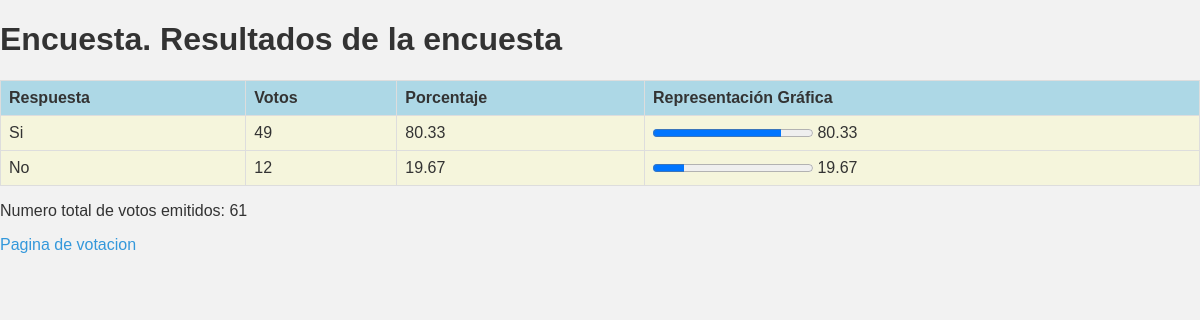
/encuesta_resultados.php, run on the app's committed database.
### tables this page shows
CREATE TABLE votos(
    ID INT(3) unsigned NOT NULL auto_increment PRIMARY KEY,
    votos1 INT(10) unsigned NOT NULL default '0',
    votos2 INT(10) unsigned NOT NULL default '0'
);

### encuesta_resultados.php (the view, shortened to what this page needs)
<?php
include("conectar.php");
$recuento_si = "SELECT votos1 FROM votos";
$recuento_no = "SELECT votos2 FROM votos";
$respuesta_si = mysqli_query($conexion, $recuento_si);
$respuesta_no = mysqli_query($conexion, $recuento_no);
if ($respuesta_si && $respuesta_no) {
    $si_correcto = mysqli_fetch_assoc($respuesta_si);
    $no_correcto = mysqli_fetch_assoc($respuesta_no);
    $valor_si = $si_correcto["votos1"];
    $valor_no = $no_correcto["votos2"];
}
$total = $valor_si + $valor_no;
$porcentaje_si = number_format((($valor_si / $total) * 100), 2);
$porcentaje_no = number_format((($valor_no / $total) * 100), 2);
?>
<!DOCTYPE html>
<html lang="es">
<head>
</head>
<body>
    <h1>Encuesta. Resultados de la encuesta</h1>
    <table>
        <thead>
            <tr>
                <th>Respuesta</th>
                <th>Votos</th>
                <th>Porcentaje</th>
                <th>Representación Gráfica</th>
            </tr>
        </thead>
        <tbody>
            <tr>
                <td>Si</td>
                <td>
                    <?php echo $valor_si ?>
                </td>
                <td>
                    <?php echo $porcentaje_si ?>
                </td>
                <td>
                    <progress value="<?php echo $porcentaje_si ?>" max="100"></progress>
                    <span>
                        <?php echo $porcentaje_si ?>
                    </span>
                </td>
            </tr>
            <tr>
                <td>No</td>
                <td>
                    <?php echo $valor_no ?>
                </td>
                <td>
                    <?php echo $porcentaje_no ?>
                </td>
                <td>
                    <progress value="<?php echo $porcentaje_no ?>" max="100"></progress>
                    <span>
                        <?php echo $porcentaje_no ?>
                    </span>
                </td>
            </tr>
        </tbody>
    </table>
    <p>Numero total de votos emitidos:
        <?php echo $total ?>
    </p>
    <a href="encuesta.php">Pagina de votacion</a>
</body>
</html>

### data on the page
votos: votos1 "49", porcentaje_si "80.33", votos2 "12", porcentaje_no "19.67", total "61"
